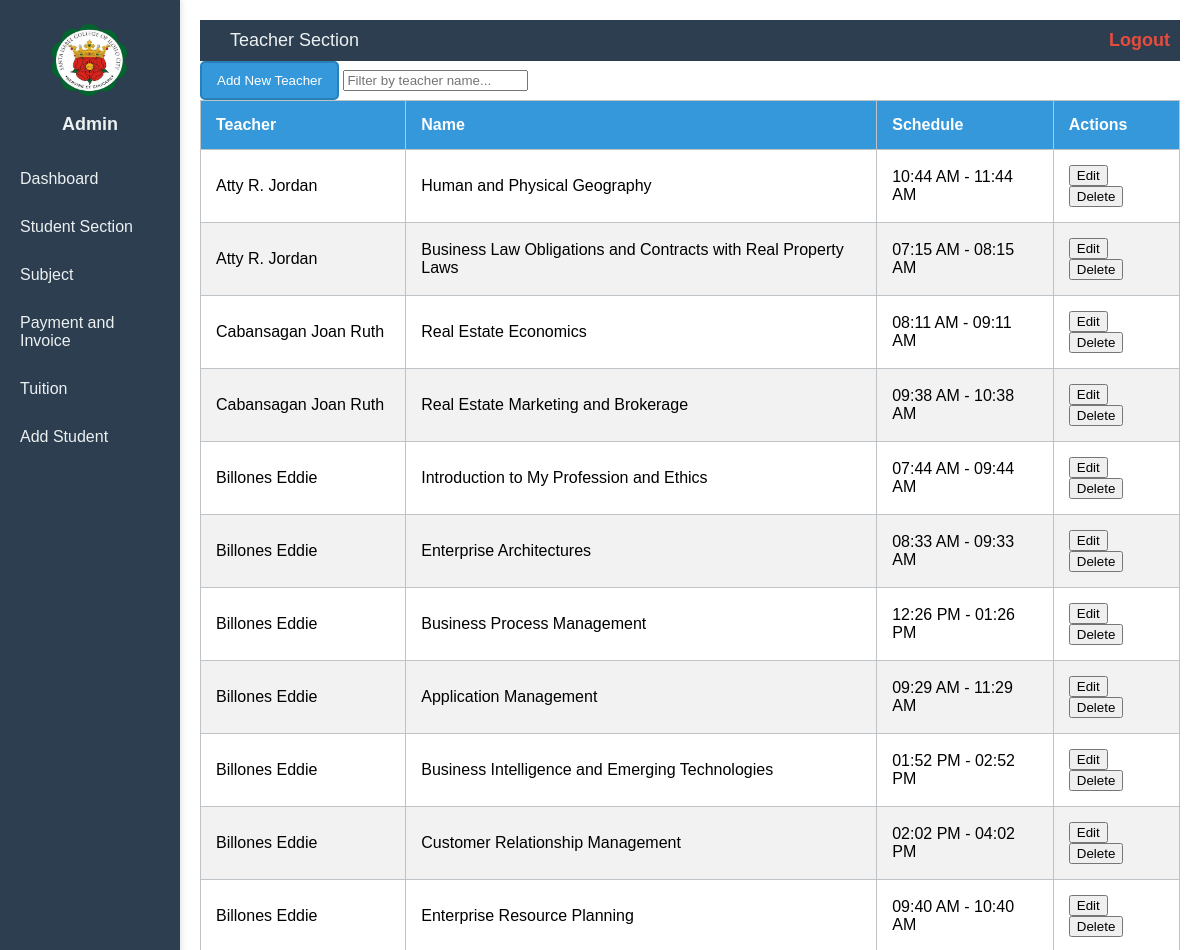
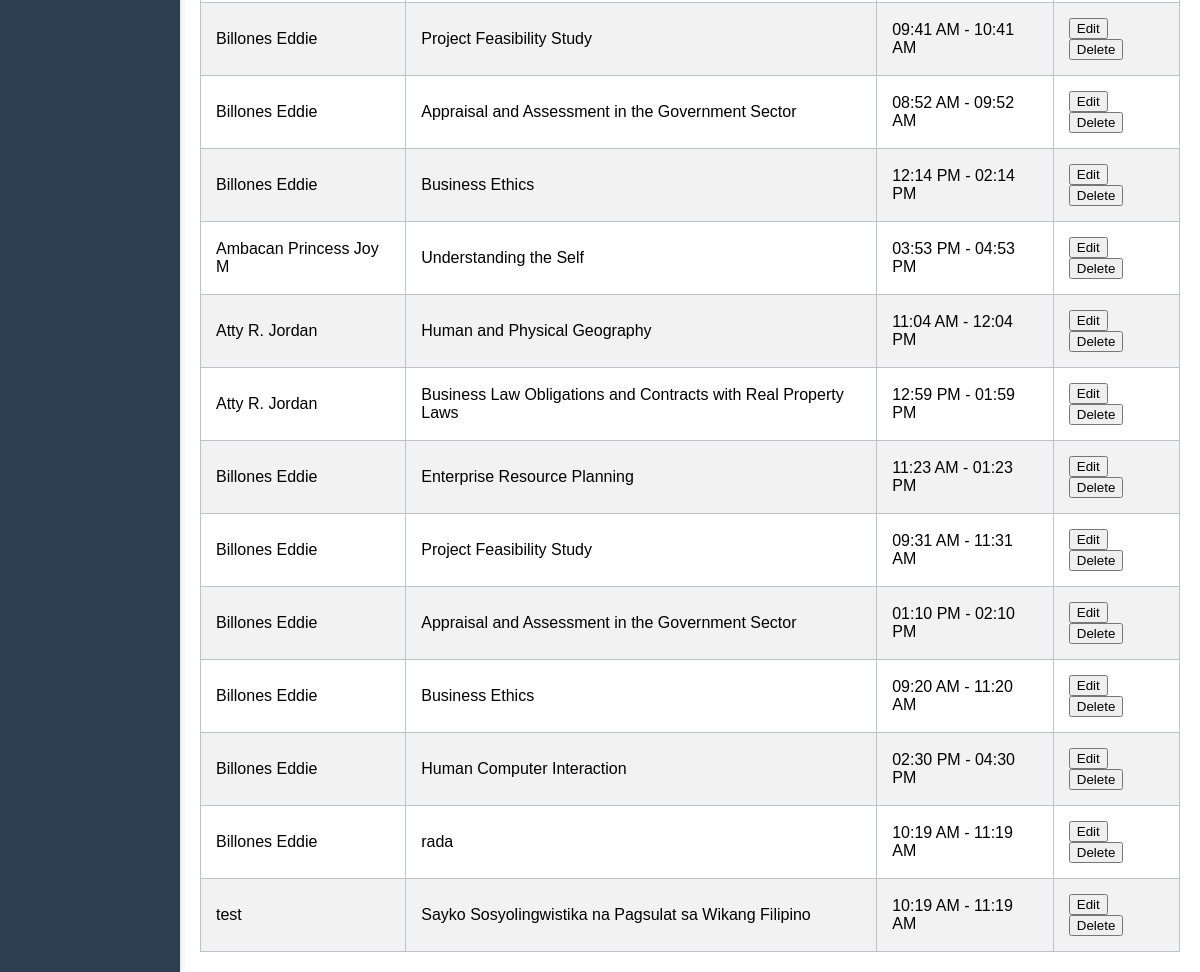
The app's page /admin/teacher.php (signed in) with its own data (2 pictures, top to bottom).
### tables this page shows
CREATE TABLE `subjects` (
  `id` int(11) NOT NULL,
  `code` varchar(20) NOT NULL,
  `name` varchar(255) NOT NULL,
  `description` varchar(50) DEFAULT NULL,
  `teacher` varchar(255) DEFAULT NULL,
  `schedule` text DEFAULT NULL
);

### admin/teacher.php (the view, shortened to what this page needs)
<?php
require '../db.php';
$sql = "SELECT * FROM subjects";
$result = $conn->query($sql);
?>
<!DOCTYPE html>
<html lang="en">
<head>
    <link rel="stylesheet" href="../css/sidebar.css">
    <link rel="stylesheet" href="../css/modal.css">
    <link rel="stylesheet" href="../css/teacher.css">
</head>
<body>
    <div class="sidebar">
        <div class="admin-section">
            <img src="../images/SCHOOL_LOGO.jpg" alt="Admin">
            <h2>Admin</h2>
        </div>
        <ul>
            <li><a href="admin.php">Dashboard</a></li>
			<li><a href="students.php">Student Section</a></li>
            <li><a href="subject_section.php">Subject</a></li>
            <li><a href="payment.php">Payment and Invoice</a></li>
			<li><a href="Tuition.php">Tuition</a></li>
			<li><a href="add_student.php">Add Student</a></li>
        </ul>
    </div>
    <div class="content">
        <div class="header">
            <span>Teacher Section</span>
            <span><a href="../index.php" class="logout">Logout</a></span>
        </div>
        <button id="addNewTeacher" class="btn-add">Add New Teacher</button>
        <input type="text" id="searchInput" placeholder="Filter by teacher name..." />
        <div class="table-container">
            <table id="dataTable">
                <thead>
                    <tr>
                        <th>Teacher</th>
                        <th>Name</th>
                        <th>Schedule</th>
                        <th>Actions</th>
                    </tr>
                </thead>
                <tbody>
                    <?php
                    if ($result->num_rows > 0) {
                        while ($row = $result->fetch_assoc()) {
                            echo "<tr data-id='" . htmlspecialchars($row['id']) . "'>";
                            echo "<td>" . htmlspecialchars($row['teacher'] ?? '') . "</td>";
                            echo "<td>" . htmlspecialchars($row['name'] ?? '') . "</td>";
                            echo "<td>" . htmlspecialchars($row['schedule'] ?? '') . "</td>";
                            echo '<td>
                                    <button class="btn btn-edit" onclick="editTeacher(' . $row['id'] . ', \'' . htmlspecialchars($row['teacher'] ?? '') . '\', \'' . htmlspecialchars($row['name'] ?? '') . '\', \'' . htmlspecialchars($row['schedule'] ?? '') . '\')">Edit</button>
                                    <button class="btn-delete" onclick="showDeleteConfirmation(' . $row['id'] . ')">Delete</button>
                                  </td>';
                            echo "</tr>";
                        }
                    } else {
                        echo "<tr><td colspan='4'>No teachers found</td></tr>";
                    }
                    ?>
                </tbody>
            </table>
        </div>
    </div>
</body>
</html>

### css/sidebar.css (style rules this page uses)
body, html { padding: 0; font-family: 'Arial', sans-serif; font-size: 16px; }
.sidebar { width: 180px; background-color: #2c3e50; color: #ecf0f1; height: 100vh; position: fixed; display: flex; flex-direction: column; align-items: center; top: 0; left: 0; box-shadow: 2px 0 5px rgba(0,0,0,0.1); }
.sidebar .admin-section { text-align: center; padding: 20px; }
.sidebar .admin-section img { border-radius: 50%; width: 80px; height: 80px; margin-bottom: 10px; }
.sidebar .admin-section h2 { font-size: 18px; margin: 0; }
.sidebar ul { list-style: none; padding: 0; width: 100%; margin: 0; }
.sidebar ul li { width: 100%; }
.sidebar ul li a { display: block; padding: 15px 20px; color: #ecf0f1; transition: background-color 0.3s; text-decoration: none; }

### css/teacher.css (style rules this page uses)
body { font-family: Arial, sans-serif; margin: 0; padding: 0; display: flex; height: 100vh; overflow: hidden; }
a { text-decoration: none; color: inherit; }
.content { margin-left: 180px; padding: 20px; flex-grow: 1; overflow-y: auto; box-sizing: border-box; }
.header { display: flex; justify-content: space-between; align-items: center; background-color: #2c3e50; padding: 10px; color: #ecf0f1; flex-shrink: 0; }
.header span { font-size: 18px; margin-left:20px; }
.header a.logout { color: #e74c3c; font-weight: bold; }
.btn-add { display: inline-block; padding: 10px 15px; background-color: #3498db; color: #fff; border: 2px solid #2980b9; border-radius: 5px; cursor: pointer; transition: background-color 0.3s, border-color 0.3s; }
table { width: 100%; border-collapse: collapse; position: relative; overflow: hidden; }
table thead { position: sticky; top: 0; background-color: #ecf0f1; z-index: 1; }
table th, table td { padding: 15px; text-align: left; border: 1px solid #bdc3c7; }
table th { background-color: #3498db; color: #fff; margin-top: 10px; }
table tbody tr:nth-child(even) { background-color: #f2f2f2; }

### records on screen
subjects: teacher "Atty R. Jordan", name "Human and Physical Geography", schedule "10:44 AM - 11:44 AM"
subjects: teacher "Atty R. Jordan", name "Business Law Obligations and Contracts with Real Property Laws", schedule "07:15 AM - 08:15 AM"
subjects: teacher "Cabansagan Joan Ruth", name "Real Estate Economics", schedule "08:11 AM - 09:11 AM"
subjects: teacher "Cabansagan Joan Ruth", name "Real Estate Marketing and Brokerage", schedule "09:38 AM - 10:38 AM"
subjects: teacher "Billones Eddie", name "Introduction to My Profession and Ethics", schedule "07:44 AM - 09:44 AM"
subjects: teacher "Billones Eddie", name "Enterprise Architectures", schedule "08:33 AM - 09:33 AM"
subjects: teacher "Billones Eddie", name "Business Process Management", schedule "12:26 PM - 01:26 PM"
subjects: teacher "Billones Eddie", name "Application Management", schedule "09:29 AM - 11:29 AM"
subjects: teacher "Billones Eddie", name "Business Intelligence and Emerging Technologies", schedule "01:52 PM - 02:52 PM"
subjects: teacher "Billones Eddie", name "Customer Relationship Management", schedule "02:02 PM - 04:02 PM"
subjects: teacher "Billones Eddie", name "Enterprise Resource Planning", schedule "09:40 AM - 10:40 AM"
subjects: teacher "Billones Eddie", name "Project Feasibility Study", schedule "09:41 AM - 10:41 AM"
subjects: teacher "Billones Eddie", name "Appraisal and Assessment in the Government Sector", schedule "08:52 AM - 09:52 AM"
subjects: teacher "Billones Eddie", name "Business Ethics", schedule "12:14 PM - 02:14 PM"
subjects: teacher "Ambacan Princess Joy M", name "Understanding the Self", schedule "03:53 PM - 04:53 PM"
subjects: teacher "Atty R. Jordan", name "Human and Physical Geography", schedule "11:04 AM - 12:04 PM"
subjects: teacher "Atty R. Jordan", name "Business Law Obligations and Contracts with Real Property Laws", schedule "12:59 PM - 01:59 PM"
subjects: teacher "Billones Eddie", name "Enterprise Resource Planning", schedule "11:23 AM - 01:23 PM"
subjects: teacher "Billones Eddie", name "Project Feasibility Study", schedule "09:31 AM - 11:31 AM"
subjects: teacher "Billones Eddie", name "Appraisal and Assessment in the Government Sector", schedule "01:10 PM - 02:10 PM"
subjects: teacher "Billones Eddie", name "Business Ethics", schedule "09:20 AM - 11:20 AM"
subjects: teacher "Billones Eddie", name "Human Computer Interaction", schedule "02:30 PM - 04:30 PM"
subjects: teacher "Billones Eddie", name "rada", schedule "10:19 AM - 11:19 AM"
subjects: teacher "test", name "Sayko Sosyolingwistika na Pagsulat sa Wikang Filipino", schedule "10:19 AM - 11:19 AM"
